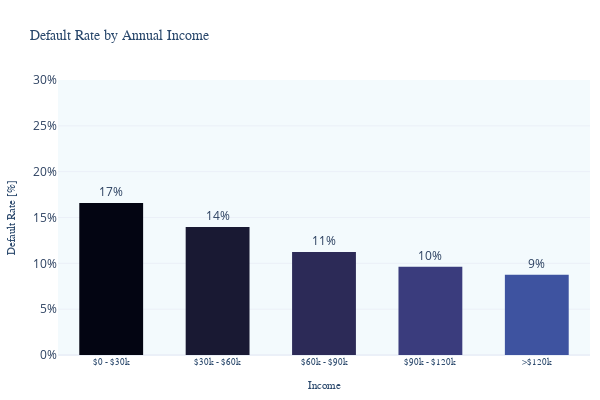

Notebook cell for this chart:
### Markdown cell above
### 4.2 Default Rate by Annual Income

### Code cell
bins = [0, 30000, 60000, 90000, 120000, float('inf')]
labels = ['$0 - $30k', '$30k - $60k', '$60k - $90k', '$90k - $120k', '>$120k']


income_default_rate_df = pd.DataFrame()
income_default_rate_df['income_range'] = pd.cut(loans_df['annual_inc'], bins=bins, labels=labels)
income_default_rate_df['risky'] = loans_df['risky']
income_default_rate_df['grade'] = loans_df['grade']

income_default_rate_df = income_default_rate_df.groupby(['income_range', 'risky']).size().reset_index(name='count')

income_default_rate_df = income_default_rate_df.pivot_table(
    index='income_range',
    columns='risky',
    values='count',
    aggfunc='sum',
    fill_value=0
    )

fig = default_rate_bar_plot(
                    df=income_default_rate_df,
                    xlabel='Income',
                    title='Default Rate by Annual Income',
                    yaxis_range=[0, 0.3]
                    )
fig.write_image("images/default_by_income.png")
fig.show()

### Figure 1 — Plotly figure (JSON) as saved in the notebook; plotly's stock layout.template omitted (floating-point values rounded to 4 significant figures)
{"data": [{"alignmentgroup": "True", "hovertemplate": "Income=%{x}<br>Default Rate [%]=%{text}<extra></extra>", "legendgroup": "$0 - $30k", "marker": {"color": "rgb(3, 5, 18)", "pattern": {"shape": ""}}, "name": "$0 - $30k", "offsetgroup": "$0 - $30k", "orientation": "v", "showlegend": true, "text": [0.1658], "textposition": "outside", "texttemplate": "%{text:.0%}", "type": "bar", "width": 0.6, "x": ["$0 - $30k"], "xaxis": "x", "y": [0.1658], "yaxis": "y"}, {"alignmentgroup": "True", "hovertemplate": "Income=%{x}<br>Default Rate [%]=%{text}<extra></extra>", "legendgroup": "$30k - $60k", "marker": {"color": "rgb(25, 25, 51)", "pattern": {"shape": ""}}, "name": "$30k - $60k", "offsetgroup": "$30k - $60k", "orientation": "v", "showlegend": true, "text": [0.1396], "textposition": "outside", "texttemplate": "%{text:.0%}", "type": "bar", "width": 0.6, "x": ["$30k - $60k"], "xaxis": "x", "y": [0.1396], "yaxis": "y"}, {"alignmentgroup": "True", "hovertemplate": "Income=%{x}<br>Default Rate [%]=%{text}<extra></extra>", "legendgroup": "$60k - $90k", "marker": {"color": "rgb(44, 42, 87)", "pattern": {"shape": ""}}, "name": "$60k - $90k", "offsetgroup": "$60k - $90k", "orientation": "v", "showlegend": true, "text": [0.1123], "textposition": "outside", "texttemplate": "%{text:.0%}", "type": "bar", "width": 0.6, "x": ["$60k - $90k"], "xaxis": "x", "y": [0.1123], "yaxis": "y"}, {"alignmentgroup": "True", "hovertemplate": "Income=%{x}<br>Default Rate [%]=%{text}<extra></extra>", "legendgroup": "$90k - $120k", "marker": {"color": "rgb(58, 60, 125)", "pattern": {"shape": ""}}, "name": "$90k - $120k", "offsetgroup": "$90k - $120k", "orientation": "v", "showlegend": true, "text": [0.09629], "textposition": "outside", "texttemplate": "%{text:.0%}", "type": "bar", "width": 0.6, "x": ["$90k - $120k"], "xaxis": "x", "y": [0.09629], "yaxis": "y"}, {"alignmentgroup": "True", "hovertemplate": "Income=%{x}<br>Default Rate [%]=%{text}<extra></extra>", "legendgroup": ">$120k", "marker": {"color": "rgb(62, 83, 160)", "pattern": {"shape": ""}}, "name": ">$120k", "offsetgroup": ">$120k", "orientation": "v", "showlegend": true, "text": [0.08751], "textposition": "outside", "texttemplate": "%{text:.0%}", "type": "bar", "width": 0.6, "x": [">$120k"], "xaxis": "x", "y": [0.08751], "yaxis": "y"}], "layout": {"barmode": "relative", "coloraxis": {"showscale": false}, "height": 400, "legend": {"title": {"text": "Income"}, "tracegroupgap": 0}, "showlegend": false, "title": {"text": "Default Rate by Annual Income"}, "uniformtext": {"minsize": 8}, "width": 600, "xaxis": {"anchor": "y", "categoryarray": ["$0 - $30k", "$30k - $60k", "$60k - $90k", "$90k - $120k", ">$120k"], "categoryorder": "array", "domain": [0, 1], "title": {"text": "Income"}}, "yaxis": {"anchor": "x", "domain": [0, 1], "range": [0, 0.3], "tickformat": ".0%", "title": {"text": "Default Rate [%]"}}}}
